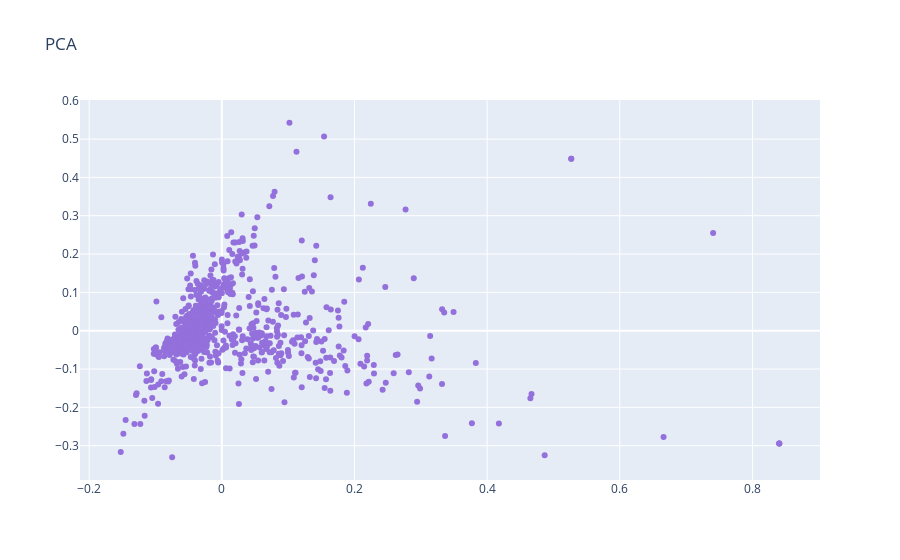

The notebook cell this image was saved under:
### Markdown cell above
###  `[BONUS: 3 pts]` Visualización usando PCA

### Code cell
pca = PCA(n_components=2)

result = pca.fit_transform(tfidf_matrix)
result = pd.DataFrame(result)
result.columns = ['X', 'Y']
result['cluster'] = data.cluster.values
result['texto'] = data.review_body.apply(lambda val: val[:140])

cols = data['cluster'].map(colorsIdx)

trace = go.Scatter(x=result['X'].values,
                   y=result['Y'].values,
                   text=result['texto'].values,
                   mode='markers',
                   marker=dict(color='MediumPurple')) 

layout = go.Layout(title="PCA")

fig = go.Figure(data=trace, layout=layout)
iplot(fig)

### Figure 1 — Plotly figure (JSON) as saved in the notebook; plotly's stock layout.template omitted (floating-point values rounded to 4 significant figures; data arrays with more than 128 entries replaced by an {"elided": "..."} marker saying what was removed)
{"data": [{"marker": {"color": "MediumPurple"}, "mode": "markers", "text": {"elided": "1000 str values"}, "type": "scatter", "x": {"elided": "1000 float values"}, "y": {"elided": "1000 float values"}}], "layout": {"title": {"text": "PCA"}}}
